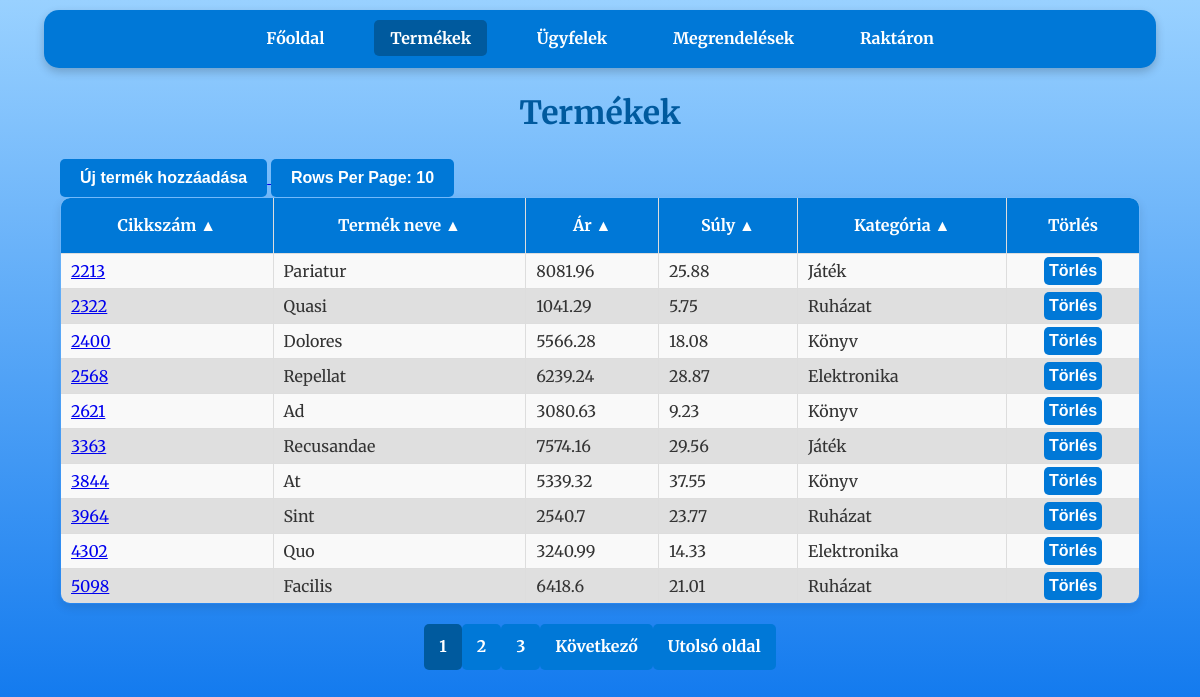
Page /products on the committed database.
### tables this page shows
CREATE TABLE products (
                    id INTEGER PRIMARY KEY,
                    cikkszam TEXT UNIQUE,
                    nev TEXT,
                    ar REAL,
                    suly REAL,
                    kategoria TEXT);

### raktar_program-master/app.py (the view)
@app.route('/products')
def products():
    per_page = int(request.args.get('per_page', 10))  # Egy oldalon megjelenő elemek száma
    page = int(request.args.get('page', 1))  # Az aktuális oldal lekérése (alapértelmezett: 1)
    offset = (page - 1) * per_page  # Az eltolás számítása
    order_by = str(request.args.get('order_by', 'cikkszam'))
    desc = request.args.get('desc', 'false').lower() in ('true', '1')
    valid_columns = {'cikkszam', 'nev', 'ar', 'suly', 'kategoria'}
    if order_by not in valid_columns:
        raise ValueError("Invalid column name for ordering.") #Elkerüljük az SQL injection-t
    if desc:
        descending = 'DESC'
    if not desc:
        descending = ''
    conn = get_db_connection()
    products = conn.execute(
        f'SELECT * FROM products ORDER BY {order_by} {descending} LIMIT ? OFFSET ?', (per_page, offset)
    ).fetchall()
    total_products = conn.execute('SELECT COUNT(*) FROM products').fetchone()[0]
    conn.close()
    total_pages = (total_products + per_page - 1) // per_page  # Összes oldal száma
    start_page = max(1, page - 2)  # Az aktuális oldalhoz képest 2-vel hátrébb
    end_page = min(total_pages, page + 2)  # Az aktuális oldalhoz képest 2-vel előrébb
    query_params = {
        'page': page,
        'per_page': per_page,
        'order_by': order_by,
        'desc': desc
    }
    columns = [
        {"name": "cikkszam", "label": "Cikkszám"},
        {"name": "nev", "label": "Termék neve"},
        {"name": "ar", "label": "Ár"},
        {"name": "suly", "label": "Súly"},
        {"name": "kategoria", "label": "Kategória"}
    ]
    return render_template(
        'products.html',
        products=products,
        page=page,
        order_by=order_by,
        desc=desc,
        total_pages=total_pages,
        start_page=start_page,
        end_page=end_page,
        query_params=query_params,
        columns=columns
    )

### raktar_program-master/app.py (called while the page is built)
def get_db_connection():
    conn = sqlite3.connect('database.db')
    conn.row_factory = sqlite3.Row
    return conn

### raktar_program-master/templates/products.html (shortened to what this page needs)
<!DOCTYPE html>
<html lang="hu">
<head>
    <link rel="stylesheet" href="{{ url_for('static', filename='css/style.css') }}">
</head>
<body>
    <nav>
        <a href="{{ url_for('index') }}">Főoldal</a>
        <a class="disabled">Termékek</a>
        <a href="{{ url_for('customers') }}">Ügyfelek</a>
        <a href="{{ url_for('orders') }}">Megrendelések</a>
        <a href="{{ url_for('stock') }}">Raktáron</a>
    </nav>
    <h1>Termékek</h1>
    <div class="container">
        <a href="{{ url_for('add_product') }}">
            <button>Új termék hozzáadása</button>
        </a>
        <div class="dropdown">
            <button class="dropbtn">Rows Per Page: {{ query_params['per_page'] }}</button>
        </div>
        <table>
            <thead>
                <tr>
                    {% for column in columns %}
                    <th>
                        <a href="{{ url_for('products', **dict(query_params, order_by=column.name, desc=0 if query_params['order_by'] == column.name and query_params['desc'] else 1)) }}">
                            {{ column.label }} {{ '▼' if query_params['order_by'] == column.name and query_params['desc'] else '▲' }}
                        </a>
                    </th>
                    {% endfor %}
                    <th>Törlés</th>
                </tr>
            </thead>
            <tbody>
                {% for product in products %}
                <tr>
                    <td>
                        <a href="{{ url_for('product_details', cikkszam=product.cikkszam) }}">
                            {{ product.cikkszam }}
                        </a>
                    </td>
                    <td>{{ product.nev }}</td>
                    <td>{{ product.ar }}</td>
                    <td>{{ product.suly }}</td>
                    <td>{{ product.kategoria }}</td>
                    <td>
                        <form action="{{ url_for('delete_product', product_id=product.id) }}" method="post">
                            <button type="submit">Törlés</button>
                        </form>
                    </td>
                </tr>
                {% endfor %}
            </tbody>
        </table>
    </div>
    <div class="pagination">
        {% for p in range(start_page, end_page + 1) %}
        <a href="{{ url_for('products', **dict(query_params, page=p)) }}" class="{% if p == page %}active{% endif %}">{{ p }}</a>
        {% endfor %}
        {% if page < total_pages %}
        <a href="{{ url_for('products', **dict(query_params, page=page+1)) }}">Következő</a>
        <a href="{{ url_for('products', **dict(query_params, page=total_pages)) }}">Utolsó oldal</a>
        {% endif %}
    </div>
</body>
</html>

### raktar_program-master/static/css/style.css (style rules this page uses)
body { font-family: 'Merriweather', serif; margin: 0; padding: 0; background: linear-gradient(to bottom, #99d1ff, #006eec); background-attachment: fixed; background-size: cover; color: #333; line-height: 1.6; }
body::before { content: ''; position: fixed; top: 0; left: 0; width: 100%; height: 100%; background-image: url('https://www.transparenttextures.com/patterns/cubes.png'); opacity: 0.4; z-index: -1; pointer-events: none; }
nav { background-color: #0078D7; color: #fff; padding: 1rem; margin: 10px auto; width: 90%; max-width: 1200px; border-radius: 15px; box-shadow: 0 4px 10px rgba(0, 0, 0, 0.2); text-align: center; }
nav a { color: white; text-decoration: none; margin: 0 15px; font-weight: bold; padding: 0.5rem 1rem; border-radius: 5px; transition: background-color 0.3s ease; }
nav a.disabled { background-color: #005a9e; }
h1 { text-align: center; margin: 20px 0; color: #005a9e; font-weight: 700; }
form { width: 90%; max-width: 600px; margin: 20px auto; background: white; padding: 20px; border-radius: 10px; box-shadow: 0 4px 10px rgba(0, 0, 0, 0.1); }
button { background-color: #0078D7; color: white; border: none; padding: 10px 20px; border-radius: 5px; font-weight: bold; cursor: pointer; font-size: 1rem; transition: background-color 0.3s ease; text-decoration: none; }
.container { width: 90%; margin: 20px auto; }
table { width: 100%; border-collapse: collapse; border-radius: 10px; overflow: hidden; box-shadow: 0 4px 10px rgba(0, 0, 0, 0.1); }
table, th, td { border: 1px solid #ddd; }
th { background-color: #0078D7; color: white; font-weight: bold; padding: 15px; }
th a { color: white; text-decoration: none; }
td { padding: 3px 10px; text-align: left; }
tr:nth-child(even) { background-color: #dfdfdf }
tr:nth-child(odd) { background-color: #f9f9f9 }
td form { width: 100%; margin: 0 0; background: transparent; text-align: center; padding: 0; border-radius: 10px; box-shadow: none; }
td form button { background-color: #0078D7; color: white; border: none; padding: 5px 5px; border-radius: 5px; font-weight: bold; cursor: pointer; font-size: 1rem; transition: background-color 0.3s ease; text-decoration: none; }
.pagination { display: flex; justify-content: center; align-items: center; margin: 20px 0; list-style-type: none; padding: 0; }
.pagination a { display: inline-block; padding: 10px 15px; text-decoration: none; background-color: #0078D7; color: white; font-weight: bold; border-radius: 5px; transition: background-color 0.3s ease; font-size: 1rem; }
.pagination a.active { background-color: #005a9e; cursor: default; }
.dropbtn { background-color: #0078D7; color: white; padding: 10px 20px; font-size: 16px; font-weight: bold; border: none; border-radius: 5px; cursor: pointer; transition: background-color 0.3s ease, box-shadow 0.3s ease; }
.dropdown { position: relative; display: inline-block; }

### rows in the picture
products: cikkszam "2213", nev "Pariatur", ar "8081.96", suly "25.88", kategoria "Játék"
products: cikkszam "2322", nev "Quasi", ar "1041.29", suly "5.75", kategoria "Ruházat"
products: cikkszam "2400", nev "Dolores", ar "5566.28", suly "18.08", kategoria "Könyv"
products: cikkszam "2568", nev "Repellat", ar "6239.24", suly "28.87", kategoria "Elektronika"
products: cikkszam "2621", nev "Ad", ar "3080.63", suly "9.23", kategoria "Könyv"
products: cikkszam "3363", nev "Recusandae", ar "7574.16", suly "29.56", kategoria "Játék"
products: cikkszam "3844", nev "At", ar "5339.32", suly "37.55", kategoria "Könyv"
products: cikkszam "3964", nev "Sint", ar "2540.7", suly "23.77", kategoria "Ruházat"
products: cikkszam "4302", nev "Quo", ar "3240.99", suly "14.33", kategoria "Elektronika"
products: cikkszam "5098", nev "Facilis", ar "6418.6", suly "21.01", kategoria "Ruházat"

### other values in the picture
{{ query_params['per_page'] }} "10"
{{ column.label }} "Cikkszám" "Termék neve" "Ár" "Súly" "Kategória"
{{ p }} "1" "2" "3"
